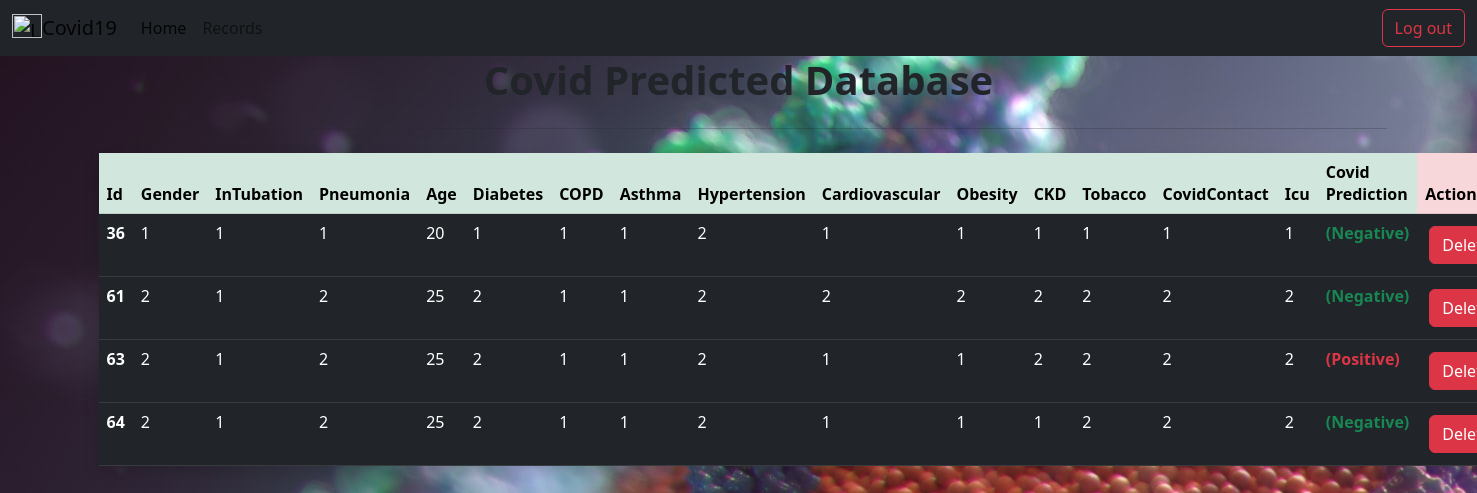
The app's page /records/ with its own data.
### covid_pred/models.py (models this page shows, shortened)
class CovidPrediction(models.Model):
    sex = models.IntegerField()
    intubed = models.IntegerField()
    pneumonia = models.IntegerField()
    age = models.IntegerField()
    diabetes = models.IntegerField()
    copd = models.IntegerField()
    asthma = models.IntegerField()
    hypertension = models.IntegerField()
    cardiovascular = models.IntegerField()
    obesity = models.IntegerField()
    renal_chronic = models.IntegerField()
    tobacco = models.IntegerField()
    contact_other_covid = models.IntegerField()
    icu = models.IntegerField()
    classification = models.IntegerField()

### covid_pred/views.py (the view)
# urls.py: path('records/', views.db_record, name='records'),
def db_record(request):
    covid_predictions = CovidPrediction.objects.all()
    context = {
        'covid_records': covid_predictions
    }
    return render(request, 'database/db.html', context)

### covid_pred/templates/database/db.html
{% extends 'extras/base.html' %}
{% block content %}
{% include 'extras/nav.html' %}
<br>
<h1 class='text-center text mt-4 p-2'><b>Covid Predicted Database</b></h1>
<hr>
<div class='container p-2'>
    <table class="table p-2 shadow rounded">
        <thead>
            <tr>
                <th class='table-success' scope="col">Id</th>
                <th class='table-success' scope="col">Gender</th>
                <th class='table-success' scope="col">InTubation</th>
                <th class='table-success' scope="col">Pneumonia</th>
                <th class='table-success' scope="col">Age</th>
                <th class='table-success' scope="col">Diabetes</th>
                <th class='table-success' scope="col">COPD</th>
                <th class='table-success' scope="col">Asthma</th>
                <th class='table-success' scope="col">Hypertension</th>
                <th class='table-success' scope="col">Cardiovascular</th>
                <th class='table-success' scope="col">Obesity</th>
                <th class='table-success' scope="col">CKD</th>
                <th class='table-success' scope="col">Tobacco</th>
                <th class='table-success' scope="col">CovidContact</th>
                <th class='table-success' scope="col">Icu</th>
                <th class='table-success' scope="col">Covid Prediction</th>
                <th class='table-danger' scope="col">Action</th>
            </tr>
        </thead>
        <tbody>
            {% if covid_records %}
            {% for data in covid_records %}
            <tr>
                <th scope="row" class="table-dark">{{ data.id }}</th>
                <td class="table-dark">{{ data.sex }}</td>
                <td class="table-dark">{{ data.intubed }}</td>
                <td class="table-dark">{{ data.pneumonia }}</td>
                <td class="table-dark">{{ data.age }}</td>
                <td class="table-dark">{{ data.diabetes }}</td>
                <td class="table-dark">{{ data.copd }}</td>
                <td class="table-dark">{{ data.asthma }}</td>
                <td class="table-dark">{{ data.hypertension }}</td>
                <td class="table-dark">{{ data.cardiovascular }}</td>
                <td class="table-dark">{{ data.obesity }}</td>
                <td class="table-dark">{{ data.renal_chronic }}</td>
                <td class="table-dark">{{ data.tobacco }}</td>
                <td class="table-dark">{{ data.contact_other_covid }}</td>
                <td class="table-dark">{{ data.icu }}</td>
                <td class="table-dark">
                    <b>
                        {% if data.classification == 1 %}
                        <p class='text-danger'>(Positive) </p>
                        {% else %}
                        <p class='text-success'>(Negative)
                            {% endif%}
                    </b>
                </td>
                <td class="table-dark">
                    <a href="{% url 'delete' data.id %}" class="btn btn-danger m-1"> Delete </a>
                </td>
            </tr>
            {% endfor %}
            {% else %}
            <p>No Data in The Database so Far!</p>
            {% endif %}
        </tbody>
    </table>
</div>
{% endblock %}

### covid_pred/templates/extras/base.html (shortened to what this page needs)
{% load static %}
<html lang="en">
<head>
    <link rel="stylesheet" href="{% static 'css/bootstrap.min.css' %}">
    <link rel="stylesheet" href="{% static 'css/styles.css' %}">
</head>
<body>
    <div class="container">
        {% block content %}
        {% endblock %}
    </div>
</body>
</html>

### covid_pred/templates/extras/nav.html (shortened to what this page needs)
{% load static %}
{% block content %}
<nav class="navbar bg-dark fixed-top navbar-expand-lg bg-body-tertiary" data-bs-theme="dark">
  <div class=" container-fluid">
    <a class="navbar-brand" href="{% url 'dashboard' %}"><img src="/static/img/navicon.png" alt="Logo" width="30"
        height="24" class="d-inline-block align-text-top">Covid19</a>
    <div class="collapse navbar-collapse" id="navbarSupportedContent">
      <ul class="navbar-nav me-auto mb-2 mb-lg-0">
        <li class="nav-item">
          <a class="nav-link active" aria-current="page" href="{% url 'dashboard' %}">Home</a>
        </li>
        <li class="nav-item">
          <a class="nav-link" href="{% url 'records' %}">Records</a>
        </li>
      </ul>
      <div class="d-flex">
        <a class="btn btn-outline-danger" href="{% url 'logout' %}">Log out</a>
      </div>
    </div>
</nav>
{% endblock %}

### covid_pred/templates/extras/base.html (style rules this page uses)
body { background-image: url('/static/img/bg.jpg'); }

### records on screen
CovidPrediction: id "36", sex "1", intubed "1", pneumonia "1", age "20", diabetes "1", copd "1", asthma "1", hypertension "2", cardiovascular "1", obesity "1", renal_chronic "1", tobacco "1", contact_other_covid "1", icu "1", classification "(Negative)"
CovidPrediction: id "61", sex "2", intubed "1", pneumonia "2", age "25", diabetes "2", copd "1", asthma "1", hypertension "2", cardiovascular "2", obesity "2", renal_chronic "2", tobacco "2", contact_other_covid "2", icu "2", classification "(Negative)"
CovidPrediction: id "63", sex "2", intubed "1", pneumonia "2", age "25", diabetes "2", copd "1", asthma "1", hypertension "2", cardiovascular "1", obesity "1", renal_chronic "2", tobacco "2", contact_other_covid "2", icu "2", classification "(Positive)"
CovidPrediction: id "64", sex "2", intubed "1", pneumonia "2", age "25", diabetes "2", copd "1", asthma "1", hypertension "2", cardiovascular "1", obesity "1", renal_chronic "1", tobacco "2", contact_other_covid "2", icu "2", classification "(Negative)"
